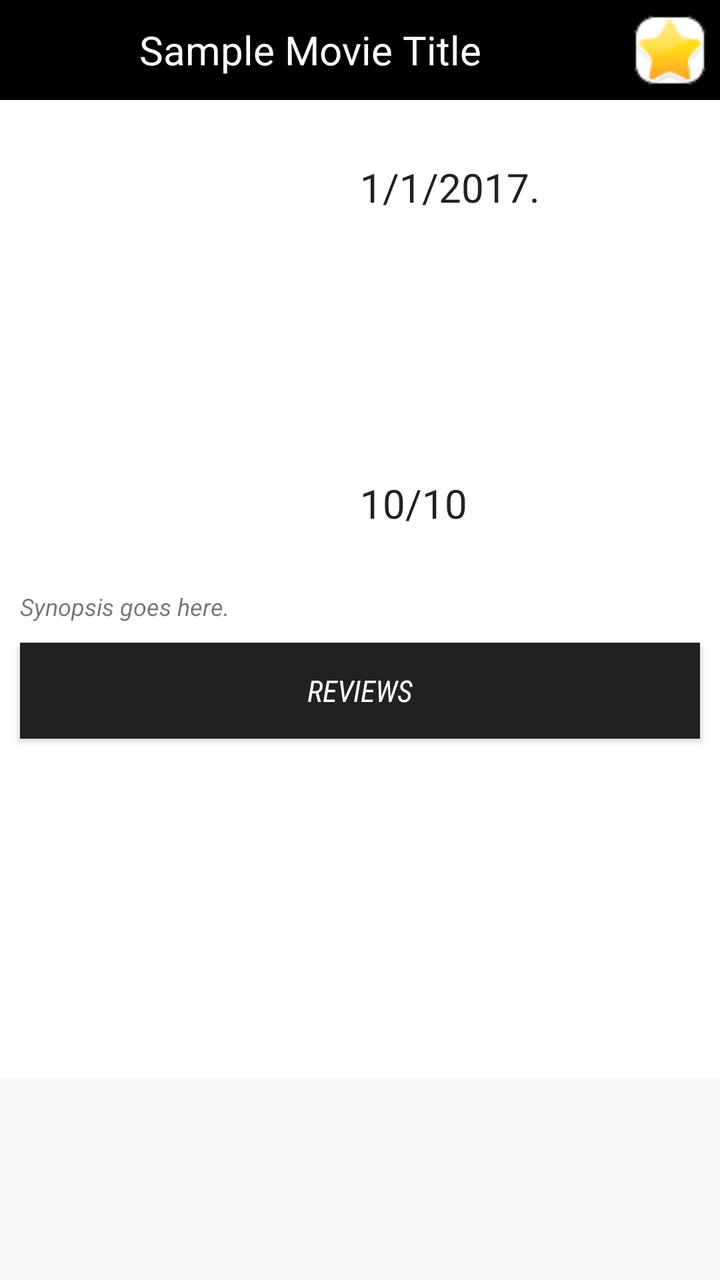
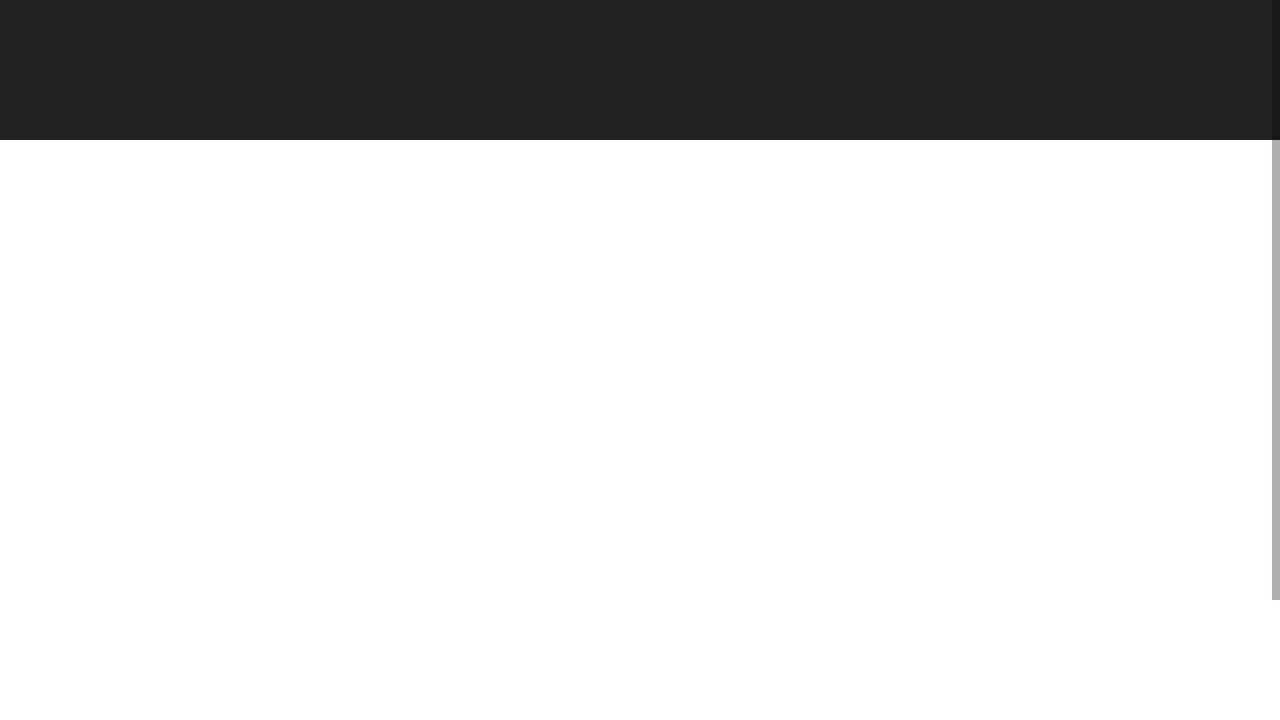

Compare how this app lays out the same screen by default and in its alternative resource folder. The renders come first, then the two layout files and the values they reference.
<!-- AndroidManifest.xml: application theme AppTheme -->
<!-- res/layout/info_fragment.xml -->
<?xml version="1.0" encoding="utf-8"?>
<ScrollView
    android:layout_height="match_parent"
    android:layout_width="match_parent"
    android:id="@+id/scroll_info"
    xmlns:android="http://schemas.android.com/apk/res/android">

    <RelativeLayout
        android:layout_width="match_parent"
        android:layout_height="match_parent"
        android:background="@color/colorWhite"
        >
        <LinearLayout
            android:layout_width="match_parent"
            android:layout_height="wrap_content"
            android:orientation="horizontal"
            android:id="@+id/movie_heading"
            android:background="@color/colorWhite">
            <TextView
                android:layout_width="0dp"
                android:layout_height="50dp"
                android:text="Sample Movie Title"
                android:textAppearance="?android:attr/textAppearanceLarge"
                android:textSize="20sp"
                android:id="@+id/movie_title"
                android:background="#000000"
                android:textColor="@color/colorWhite"
                android:gravity="center"
                android:layout_weight="3"/>
            <ImageButton
                android:id="@+id/favorites_button"
                android:layout_width="50dp"
                android:layout_height="50dp"
                android:src = "@drawable/star"
                android:layout_below="@+id/txt_date"
                android:layout_toRightOf="@+id/info_poster" />
        </LinearLayout>

        <ImageView
            android:layout_width="180dp"
            android:layout_height="185dp"
            android:id="@+id/info_poster"
            android:adjustViewBounds="true"
            android:layout_below="@+id/movie_heading"
            android:layout_marginTop="30dp"
            android:layout_alignParentLeft="true"
            android:layout_alignParentStart="true" />

        <TextView
            android:layout_width="match_parent"
            android:layout_height="wrap_content"
            android:text="1/1/2017."
            android:textSize="20sp"
            android:textColor="@color/colorPrimary"
            android:gravity="left"
            android:id="@+id/txt_date"
            android:layout_alignTop="@+id/info_poster"
            android:layout_toRightOf="@+id/info_poster"
            android:layout_toEndOf="@+id/info_poster" />



        <TextView
            android:layout_width="match_parent"
            android:layout_height="wrap_content"
            android:text="10/10"
            android:textSize="20sp"
            android:textColor="@color/colorPrimary"
            android:gravity="left"
            android:id="@+id/txt_vote_avg"
            android:layout_centerVertical="true"
            android:layout_toRightOf="@+id/info_poster"
            android:layout_toEndOf="@+id/info_poster"
            android:layout_alignBottom="@+id/info_poster"/>

        <TextView
            android:layout_width="wrap_content"
            android:layout_height="wrap_content"
            android:text="Synopsis goes here."
            android:textSize="12sp"
            android:textStyle="italic"
            android:layout_marginTop="30dp"
            android:id="@+id/txt_synopsis"
            android:layout_below="@+id/info_poster"
            android:layout_marginLeft="10dp"
            android:layout_marginStart="10dp"
            android:layout_marginEnd="10dp"
            android:layout_marginRight="10dp"
            android:layout_alignParentLeft="true"
            android:layout_alignParentStart="true" />

        <ListView
            android:layout_margin="10dp"

            android:layout_below="@+id/btn_reviews"
            android:id="@+id/listview_trailers"
            android:layout_width="wrap_content"
            android:layout_height="140dp"
            android:background="@drawable/list_divider">

        </ListView>

        <Button
            android:layout_width="match_parent"
            android:layout_height="wrap_content"
            android:layout_margin="10dp"
            android:id="@+id/btn_reviews"
            android:text="Reviews"
            android:textStyle="italic"
            android:textSize="15sp"
            android:fontFamily="sans-serif-condensed"
            android:background="@color/colorPrimary"
            android:textColor="@color/colorWhite"
            android:layout_below="@+id/txt_synopsis"
            android:onClick="getReviews"/>

    </RelativeLayout>

</ScrollView>
<!-- resources referenced by this layout -->
<resources>
  <color name="colorPrimary">#212121</color>
  <color name="colorWhite">#FFFFFF</color>
  <!-- drawable star: png bitmap (drawable, 1741 bytes) -->
  <style name="AppTheme" parent="Theme.AppCompat.Light.DarkActionBar">
          
          <item name="colorPrimary">@color/colorPrimary</item>
          <item name="colorPrimaryDark">@color/colorPrimaryDark</item>
          <item name="colorAccent">@color/colorAccent</item>
      </style>
  <color name="colorPrimaryDark">#303F9F</color>
  <color name="colorAccent">#FF4081</color>
</resources>
<!-- res/layout-land/info_fragment.xml (the author's variant of the layout above) -->
<!-- drawn on the phone turned sideways -->
<?xml version="1.0" encoding="utf-8"?>
<ScrollView
    xmlns:android="http://schemas.android.com/apk/res/android"
    android:layout_width="match_parent"
    android:layout_height="match_parent">

<RelativeLayout
    android:layout_width="match_parent"
    android:layout_height="match_parent"
    android:background="@color/colorWhite"
    >

    <ImageView
        android:layout_width="280dp"
        android:layout_height="285dp"
        android:id="@+id/info_poster"
        android:layout_below="@id/movie_title"
        android:layout_marginLeft="10dp"
        android:layout_marginStart="10dp"
        android:layout_marginTop="30dp"
        />

    <TextView
        android:layout_width="match_parent"
        android:layout_height="70dp"
        android:id="@+id/movie_title"
        android:layout_alignParentStart="true"
        android:layout_alignParentLeft="true"
        android:layout_alignParentTop="true"
        android:gravity="center"
        android:textColor="@color/colorWhite"
        android:background="@color/colorPrimary"
        android:textSize="30sp"
         />

    <TextView
        android:layout_width="wrap_content"
        android:layout_height="wrap_content"
        android:id="@+id/txt_date"
        android:layout_alignTop="@id/info_poster"
        android:layout_toRightOf="@id/info_poster"
        android:textSize="30sp"
        android:textColor="@color/colorPrimary"
        />

    <TextView
        android:layout_width="wrap_content"
        android:layout_height="wrap_content"
        android:id="@+id/txt_vote_avg"
        android:layout_alignBottom="@id/info_poster"
        android:layout_toRightOf="@id/info_poster"
        android:textSize="30sp"
        android:textColor="@color/colorPrimary"/>

    <TextView
        android:layout_width="wrap_content"
        android:layout_height="wrap_content"
        android:id="@+id/txt_synopsis"
        android:layout_alignLeft="@id/info_poster"
        android:layout_alignStart="@id/info_poster"
        android:layout_below="@+id/txt_vote_avg"
        android:layout_marginTop="20dp"
        android:layout_marginLeft="43dp"
        android:layout_marginStart="43dp"
        android:textSize="20sp"
        android:textColor="@color/colorPrimary"
        android:textStyle="italic"/>

    </RelativeLayout>
    </ScrollView>
<!-- resources referenced by the variant -->
<!-- as the phone turned sideways resolves them -->
<resources>
  <color name="colorPrimary">#212121</color>
  <color name="colorWhite">#FFFFFF</color>
  <style name="AppTheme" parent="Theme.AppCompat.Light.DarkActionBar">
          
          <item name="colorPrimary">@color/colorPrimary</item>
          <item name="colorPrimaryDark">@color/colorPrimaryDark</item>
          <item name="colorAccent">@color/colorAccent</item>
      </style>
  <color name="colorPrimaryDark">#303F9F</color>
  <color name="colorAccent">#FF4081</color>
</resources>
